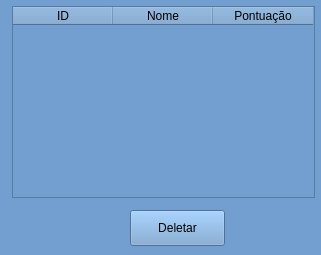
<?xml version="1.0" encoding="UTF-8"?>
<ui version="4.0">
 <class>TelaDados</class>
 <widget class="QMainWindow" name="TelaDados">
  <property name="enabled">
   <bool>true</bool>
  </property>
  <property name="geometry">
   <rect>
    <x>0</x>
    <y>0</y>
    <width>321</width>
    <height>255</height>
   </rect>
  </property>
  <property name="minimumSize">
   <size>
    <width>0</width>
    <height>0</height>
   </size>
  </property>
  <property name="windowTitle">
   <string>Pontuação</string>
  </property>
  <property name="layoutDirection">
   <enum>Qt::LeftToRight</enum>
  </property>
  <property name="styleSheet">
   <string notr="true">background-color: rgb(114, 159, 207);</string>
  </property>
  <widget class="QWidget" name="centralwidget">
   <widget class="QTableWidget" name="tableWidget">
    <property name="geometry">
     <rect>
      <x>12</x>
      <y>6</y>
      <width>303</width>
      <height>192</height>
     </rect>
    </property>
    <property name="minimumSize">
     <size>
      <width>303</width>
      <height>0</height>
     </size>
    </property>
    <property name="whatsThis">
     <string>&lt;html&gt;&lt;head/&gt;&lt;body&gt;&lt;p align=&quot;center&quot;&gt;&lt;br/&gt;&lt;/p&gt;&lt;/body&gt;&lt;/html&gt;</string>
    </property>
    <property name="layoutDirection">
     <enum>Qt::LeftToRight</enum>
    </property>
    <property name="autoScroll">
     <bool>true</bool>
    </property>
    <column>
     <property name="text">
      <string>ID</string>
     </property>
    </column>
    <column>
     <property name="text">
      <string>Nome</string>
     </property>
    </column>
    <column>
     <property name="text">
      <string>Pontuação</string>
     </property>
    </column>
   </widget>
   <widget class="QPushButton" name="pushButton">
    <property name="geometry">
     <rect>
      <x>130</x>
      <y>210</y>
      <width>95</width>
      <height>36</height>
     </rect>
    </property>
    <property name="text">
     <string>Deletar</string>
    </property>
   </widget>
  </widget>
 </widget>
 <resources/>
 <connections/>
</ui>
